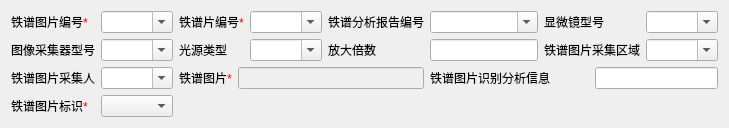
   <widget class="QWidget" name="tab_7">
    <attribute name="title">
     <string>铁谱图片采集信息</string>
    </attribute>
    <layout class="QHBoxLayout" name="horizontalLayout">
     <item>
      <layout class="QGridLayout" name="gridLayout_12">
       <item row="0" column="0">
        <widget class="QLabel" name="label_52">
         <property name="text">
          <string>&lt;html&gt;&lt;head/&gt;&lt;body&gt;&lt;p&gt;铁谱图片编号&lt;span style=&quot; color:#ff0000;&quot;&gt;*&lt;/span&gt;&lt;/p&gt;&lt;/body&gt;&lt;/html&gt;</string>
         </property>
        </widget>
       </item>
       <item row="0" column="1">
        <widget class="QComboBox" name="_comboBoxMentalSampleImageID">
         <property name="editable">
          <bool>true</bool>
         </property>
        </widget>
       </item>
       <item row="0" column="2" colspan="2">
        <widget class="QLabel" name="label_53">
         <property name="text">
          <string>&lt;html&gt;&lt;head/&gt;&lt;body&gt;&lt;p&gt;铁谱片编号&lt;span style=&quot; color:#ff0000;&quot;&gt;*&lt;/span&gt;&lt;/p&gt;&lt;/body&gt;&lt;/html&gt;</string>
         </property>
        </widget>
       </item>
       <item row="0" column="4">
        <widget class="QComboBox" name="_comboBoxMentalSampleID">
         <property name="editable">
          <bool>true</bool>
         </property>
        </widget>
       </item>
       <item row="0" column="5">
        <widget class="QLabel" name="label_54">
         <property name="text">
          <string>铁谱分析报告编号</string>
         </property>
        </widget>
       </item>
       <item row="0" column="6">
        <widget class="QComboBox" name="_comboBoxMentalSampleReportID">
         <property name="editable">
          <bool>true</bool>
         </property>
        </widget>
       </item>
       <item row="0" column="7" colspan="2">
        <widget class="QLabel" name="label_55">
         <property name="text">
          <string>显微镜型号</string>
         </property>
        </widget>
       </item>
       <item row="0" column="9">
        <widget class="QComboBox" name="_comboBoxMentalSampleMicroType">
         <property name="editable">
          <bool>true</bool>
         </property>
        </widget>
       </item>
       <item row="1" column="0">
        <widget class="QLabel" name="label_56">
         <property name="text">
          <string>图像采集器型号</string>
         </property>
        </widget>
       </item>
       <item row="1" column="1">
        <widget class="QComboBox" name="_comboBoxMentalSampleSamplerType">
         <property name="editable">
          <bool>true</bool>
         </property>
        </widget>
       </item>
       <item row="1" column="2" colspan="2">
        <widget class="QLabel" name="label_57">
         <property name="text">
          <string>光源类型</string>
         </property>
        </widget>
       </item>
       <item row="1" column="4">
        <widget class="QComboBox" name="_comboBoxMentalSampleLightType">
         <property name="editable">
          <bool>true</bool>
         </property>
        </widget>
       </item>
       <item row="1" column="5">
        <widget class="QLabel" name="label_58">
         <property name="text">
          <string>放大倍数</string>
         </property>
        </widget>
       </item>
       <item row="1" column="7" colspan="2">
        <widget class="QLabel" name="label_59">
         <property name="text">
          <string>铁谱图片采集区域</string>
         </property>
        </widget>
       </item>
       <item row="1" column="9">
        <widget class="QComboBox" name="_comboBoxMentalSampleArea">
         <property name="editable">
          <bool>true</bool>
         </property>
        </widget>
       </item>
       <item row="2" column="0">
        <widget class="QLabel" name="label_60">
         <property name="text">
          <string>铁谱图片采集人</string>
         </property>
        </widget>
       </item>
       <item row="2" column="1">
        <widget class="QComboBox" name="_comboBoxMentalSampleGuy">
         <property name="editable">
          <bool>true</bool>
         </property>
        </widget>
       </item>
       <item row="2" column="2">
        <widget class="QLabel" name="label_61">
         <property name="text">
          <string>&lt;html&gt;&lt;head/&gt;&lt;body&gt;&lt;p&gt;铁谱图片&lt;span style=&quot; color:#ff0000;&quot;&gt;*&lt;/span&gt;&lt;/p&gt;&lt;/body&gt;&lt;/html&gt;</string>
         </property>
        </widget>
       </item>
       <item row="2" column="6" colspan="2">
        <widget class="QLabel" name="label_62">
         <property name="text">
          <string>铁谱图片识别分析信息</string>
         </property>
        </widget>
       </item>
       <item row="2" column="8" colspan="2">
        <widget class="QLineEdit" name="_editMentalSampleAnalysis"/>
       </item>
       <item row="3" column="0">
        <widget class="QLabel" name="label_63">
         <property name="text">
          <string>&lt;html&gt;&lt;head/&gt;&lt;body&gt;&lt;p&gt;铁谱图片标识&lt;span style=&quot; color:#ff0000;&quot;&gt;*&lt;/span&gt;&lt;/p&gt;&lt;/body&gt;&lt;/html&gt;</string>
         </property>
        </widget>
       </item>
       <item row="3" column="1">
        <widget class="QComboBox" name="_comboBoxMentalSampleImageTag">
         <property name="editable">
          <bool>false</bool>
         </property>
         <property name="currentIndex">
          <number>-1</number>
         </property>
        </widget>
       </item>
       <item row="2" column="3" colspan="3">
        <widget class="QLineEdit" name="_editMentalSamplePath">
         <property name="enabled">
          <bool>false</bool>
         </property>
        </widget>
       </item>
       <item row="1" column="6">
        <widget class="QLineEdit" name="_editMentalSampleEnlarger"/>
       </item>
      </layout>
     </item>
    </layout>
   </widget>
